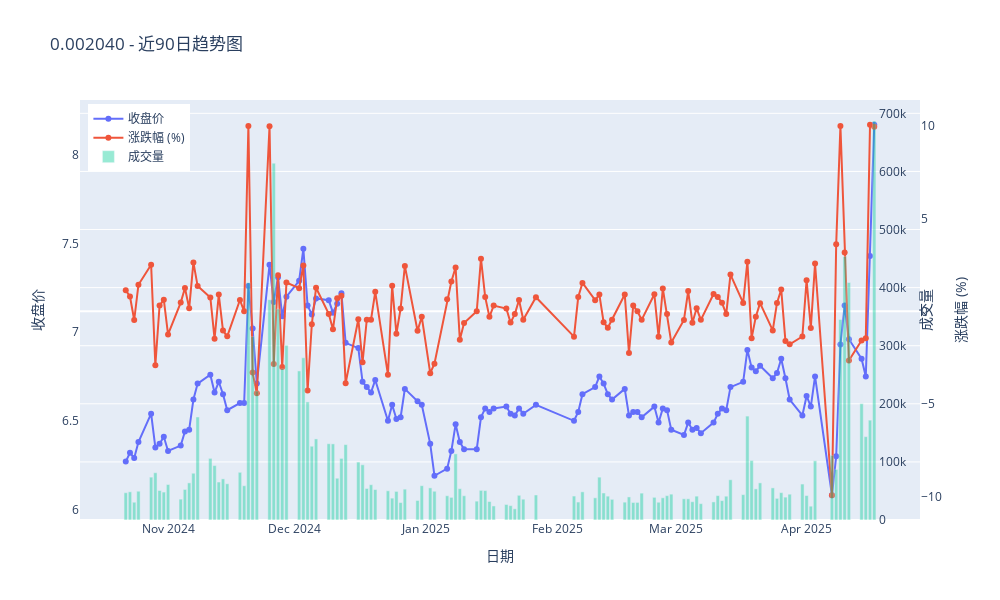
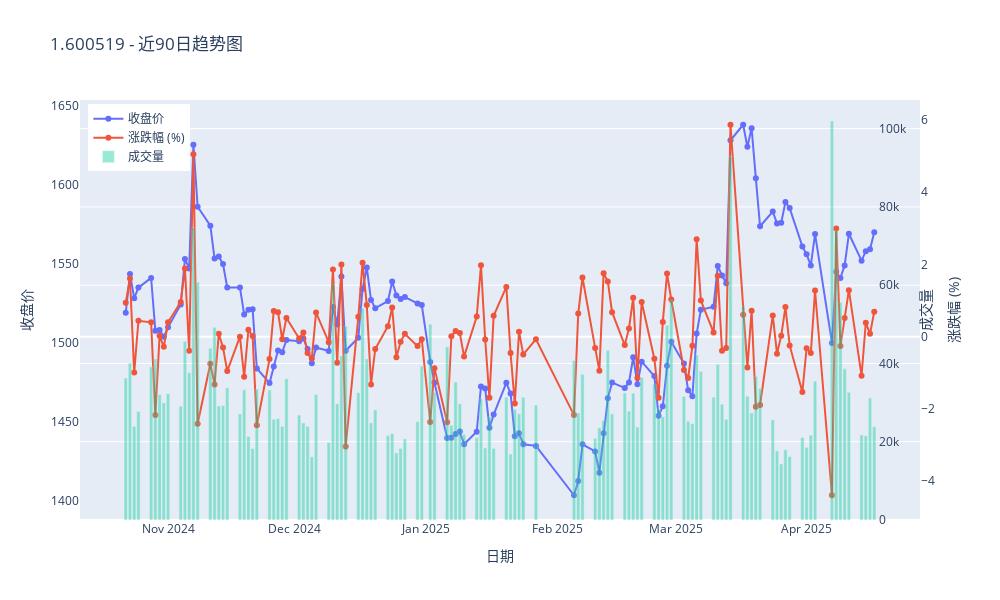

The notebook cell these images were saved under, in order:
### Code cell
plot_stock_trend(kline_df, "0.002040")
plot_stock_trend(kline_df, "1.600519")
